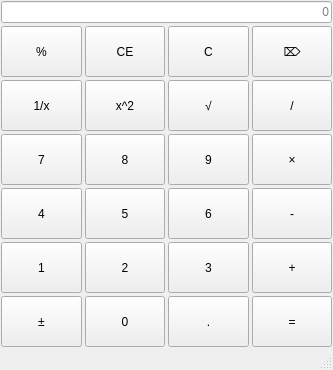
<?xml version="1.0" encoding="UTF-8"?>
<ui version="4.0">
 <class>MainWindow</class>
 <widget class="QMainWindow" name="MainWindow">
  <property name="geometry">
   <rect>
    <x>0</x>
    <y>0</y>
    <width>333</width>
    <height>370</height>
   </rect>
  </property>
  <property name="windowTitle">
   <string>MainWindow</string>
  </property>
  <property name="styleSheet">
   <string notr="true">QPushButton{
	font: 290 16pt &quot;Microsoft YaHei UI&quot;;
}
QPushButton:hover{
	background-color:rgb(205, 205, 205);
}</string>
  </property>
  <widget class="QWidget" name="centralwidget">
   <property name="sizePolicy">
    <sizepolicy hsizetype="Minimum" vsizetype="Minimum">
     <horstretch>0</horstretch>
     <verstretch>0</verstretch>
    </sizepolicy>
   </property>
   <property name="styleSheet">
    <string notr="true"/>
   </property>
   <layout class="QVBoxLayout" name="verticalLayout_2">
    <property name="spacing">
     <number>3</number>
    </property>
    <property name="leftMargin">
     <number>1</number>
    </property>
    <property name="topMargin">
     <number>1</number>
    </property>
    <property name="rightMargin">
     <number>1</number>
    </property>
    <property name="bottomMargin">
     <number>1</number>
    </property>
    <item>
     <layout class="QVBoxLayout" name="verticalLayout">
      <item>
       <widget class="QLineEdit" name="display">
        <property name="styleSheet">
         <string notr="true">font: 290 16pt &quot;Microsoft YaHei UI&quot;;</string>
        </property>
        <property name="alignment">
         <set>Qt::AlignmentFlag::AlignRight|Qt::AlignmentFlag::AlignTrailing|Qt::AlignmentFlag::AlignVCenter</set>
        </property>
        <property name="placeholderText">
         <string>0</string>
        </property>
       </widget>
      </item>
      <item>
       <layout class="QHBoxLayout" name="horizontalLayout_2">
        <item>
         <widget class="QPushButton" name="btnPercentage">
          <property name="sizePolicy">
           <sizepolicy hsizetype="Minimum" vsizetype="Minimum">
            <horstretch>0</horstretch>
            <verstretch>0</verstretch>
           </sizepolicy>
          </property>
          <property name="text">
           <string>%</string>
          </property>
         </widget>
        </item>
        <item>
         <widget class="QPushButton" name="btnClear">
          <property name="sizePolicy">
           <sizepolicy hsizetype="Minimum" vsizetype="Minimum">
            <horstretch>0</horstretch>
            <verstretch>0</verstretch>
           </sizepolicy>
          </property>
          <property name="text">
           <string>CE</string>
          </property>
         </widget>
        </item>
        <item>
         <widget class="QPushButton" name="btnClearAll">
          <property name="sizePolicy">
           <sizepolicy hsizetype="Minimum" vsizetype="Minimum">
            <horstretch>0</horstretch>
            <verstretch>0</verstretch>
           </sizepolicy>
          </property>
          <property name="text">
           <string>C</string>
          </property>
         </widget>
        </item>
        <item>
         <widget class="QPushButton" name="btnDel">
          <property name="sizePolicy">
           <sizepolicy hsizetype="Minimum" vsizetype="Minimum">
            <horstretch>0</horstretch>
            <verstretch>0</verstretch>
           </sizepolicy>
          </property>
          <property name="text">
           <string>⌦</string>
          </property>
         </widget>
        </item>
       </layout>
      </item>
      <item>
       <layout class="QHBoxLayout" name="horizontalLayout_3">
        <item>
         <widget class="QPushButton" name="btnInverse">
          <property name="sizePolicy">
           <sizepolicy hsizetype="Minimum" vsizetype="Minimum">
            <horstretch>0</horstretch>
            <verstretch>0</verstretch>
           </sizepolicy>
          </property>
          <property name="text">
           <string>1/x</string>
          </property>
         </widget>
        </item>
        <item>
         <widget class="QPushButton" name="btnsqrt">
          <property name="sizePolicy">
           <sizepolicy hsizetype="Minimum" vsizetype="Minimum">
            <horstretch>0</horstretch>
            <verstretch>0</verstretch>
           </sizepolicy>
          </property>
          <property name="text">
           <string>x^2</string>
          </property>
         </widget>
        </item>
        <item>
         <widget class="QPushButton" name="btnSquare">
          <property name="sizePolicy">
           <sizepolicy hsizetype="Minimum" vsizetype="Minimum">
            <horstretch>0</horstretch>
            <verstretch>0</verstretch>
           </sizepolicy>
          </property>
          <property name="text">
           <string>√</string>
          </property>
         </widget>
        </item>
        <item>
         <widget class="QPushButton" name="btnDivide">
          <property name="sizePolicy">
           <sizepolicy hsizetype="Minimum" vsizetype="Minimum">
            <horstretch>0</horstretch>
            <verstretch>0</verstretch>
           </sizepolicy>
          </property>
          <property name="text">
           <string>/</string>
          </property>
         </widget>
        </item>
       </layout>
      </item>
      <item>
       <layout class="QHBoxLayout" name="horizontalLayout_6">
        <item>
         <widget class="QPushButton" name="btnNum7">
          <property name="sizePolicy">
           <sizepolicy hsizetype="Minimum" vsizetype="Minimum">
            <horstretch>0</horstretch>
            <verstretch>0</verstretch>
           </sizepolicy>
          </property>
          <property name="text">
           <string>7</string>
          </property>
         </widget>
        </item>
        <item>
         <widget class="QPushButton" name="btnNum8">
          <property name="sizePolicy">
           <sizepolicy hsizetype="Minimum" vsizetype="Minimum">
            <horstretch>0</horstretch>
            <verstretch>0</verstretch>
           </sizepolicy>
          </property>
          <property name="text">
           <string>8</string>
          </property>
         </widget>
        </item>
        <item>
         <widget class="QPushButton" name="btnNum9">
          <property name="sizePolicy">
           <sizepolicy hsizetype="Minimum" vsizetype="Minimum">
            <horstretch>0</horstretch>
            <verstretch>0</verstretch>
           </sizepolicy>
          </property>
          <property name="text">
           <string>9</string>
          </property>
         </widget>
        </item>
        <item>
         <widget class="QPushButton" name="btnMultiple">
          <property name="sizePolicy">
           <sizepolicy hsizetype="Minimum" vsizetype="Minimum">
            <horstretch>0</horstretch>
            <verstretch>0</verstretch>
           </sizepolicy>
          </property>
          <property name="text">
           <string>×</string>
          </property>
         </widget>
        </item>
       </layout>
      </item>
      <item>
       <layout class="QHBoxLayout" name="horizontalLayout_8">
        <item>
         <widget class="QPushButton" name="btnNum4">
          <property name="sizePolicy">
           <sizepolicy hsizetype="Minimum" vsizetype="Minimum">
            <horstretch>0</horstretch>
            <verstretch>0</verstretch>
           </sizepolicy>
          </property>
          <property name="text">
           <string>4</string>
          </property>
         </widget>
        </item>
        <item>
         <widget class="QPushButton" name="btnNum5">
          <property name="sizePolicy">
           <sizepolicy hsizetype="Minimum" vsizetype="Minimum">
            <horstretch>0</horstretch>
            <verstretch>0</verstretch>
           </sizepolicy>
          </property>
          <property name="text">
           <string>5</string>
          </property>
         </widget>
        </item>
        <item>
         <widget class="QPushButton" name="btnNum6">
          <property name="sizePolicy">
           <sizepolicy hsizetype="Minimum" vsizetype="Minimum">
            <horstretch>0</horstretch>
            <verstretch>0</verstretch>
           </sizepolicy>
          </property>
          <property name="text">
           <string>6</string>
          </property>
         </widget>
        </item>
        <item>
         <widget class="QPushButton" name="btnMinus">
          <property name="sizePolicy">
           <sizepolicy hsizetype="Minimum" vsizetype="Minimum">
            <horstretch>0</horstretch>
            <verstretch>0</verstretch>
           </sizepolicy>
          </property>
          <property name="text">
           <string>-</string>
          </property>
         </widget>
        </item>
       </layout>
      </item>
      <item>
       <layout class="QHBoxLayout" name="horizontalLayout_5">
        <item>
         <widget class="QPushButton" name="btnNum1">
          <property name="sizePolicy">
           <sizepolicy hsizetype="Minimum" vsizetype="Minimum">
            <horstretch>0</horstretch>
            <verstretch>0</verstretch>
           </sizepolicy>
          </property>
          <property name="text">
           <string>1</string>
          </property>
         </widget>
        </item>
        <item>
         <widget class="QPushButton" name="btnNum2">
          <property name="sizePolicy">
           <sizepolicy hsizetype="Minimum" vsizetype="Minimum">
            <horstretch>0</horstretch>
            <verstretch>0</verstretch>
           </sizepolicy>
          </property>
          <property name="text">
           <string>2</string>
          </property>
         </widget>
        </item>
        <item>
         <widget class="QPushButton" name="btnNum3">
          <property name="sizePolicy">
           <sizepolicy hsizetype="Minimum" vsizetype="Minimum">
            <horstretch>0</horstretch>
            <verstretch>0</verstretch>
           </sizepolicy>
          </property>
          <property name="text">
           <string>3</string>
          </property>
         </widget>
        </item>
        <item>
         <widget class="QPushButton" name="btnAdd">
          <property name="sizePolicy">
           <sizepolicy hsizetype="Minimum" vsizetype="Minimum">
            <horstretch>0</horstretch>
            <verstretch>0</verstretch>
           </sizepolicy>
          </property>
          <property name="text">
           <string>+</string>
          </property>
          <property name="iconSize">
           <size>
            <width>12</width>
            <height>12</height>
           </size>
          </property>
         </widget>
        </item>
       </layout>
      </item>
      <item>
       <layout class="QHBoxLayout" name="horizontalLayout_4">
        <item>
         <widget class="QPushButton" name="btnMinus_2">
          <property name="sizePolicy">
           <sizepolicy hsizetype="Minimum" vsizetype="Minimum">
            <horstretch>0</horstretch>
            <verstretch>0</verstretch>
           </sizepolicy>
          </property>
          <property name="text">
           <string>±</string>
          </property>
         </widget>
        </item>
        <item>
         <widget class="QPushButton" name="btnNum0">
          <property name="sizePolicy">
           <sizepolicy hsizetype="Minimum" vsizetype="Minimum">
            <horstretch>0</horstretch>
            <verstretch>0</verstretch>
           </sizepolicy>
          </property>
          <property name="text">
           <string>0</string>
          </property>
         </widget>
        </item>
        <item>
         <widget class="QPushButton" name="btnPoint">
          <property name="sizePolicy">
           <sizepolicy hsizetype="Minimum" vsizetype="Minimum">
            <horstretch>0</horstretch>
            <verstretch>0</verstretch>
           </sizepolicy>
          </property>
          <property name="text">
           <string>.</string>
          </property>
         </widget>
        </item>
        <item>
         <widget class="QPushButton" name="btnEqual">
          <property name="sizePolicy">
           <sizepolicy hsizetype="Minimum" vsizetype="Minimum">
            <horstretch>0</horstretch>
            <verstretch>0</verstretch>
           </sizepolicy>
          </property>
          <property name="text">
           <string>=</string>
          </property>
         </widget>
        </item>
       </layout>
      </item>
     </layout>
    </item>
   </layout>
  </widget>
  <widget class="QMenuBar" name="menubar">
   <property name="geometry">
    <rect>
     <x>0</x>
     <y>0</y>
     <width>333</width>
     <height>18</height>
    </rect>
   </property>
  </widget>
  <widget class="QStatusBar" name="statusbar"/>
 </widget>
 <resources/>
 <connections/>
</ui>
